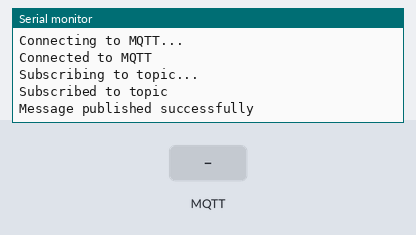
This program was run on a simulated ESP32. Shown: the last lines printed to the serial monitor. Inputs (shaded band) come from the test bench. WiFi joins after 1.5 s; servers stay silent unless stated; random numbers use the default seed unless the program sets one; no MQTT or app messages arrive unless stated.

Above: at 2.7 s.
2.8 s: MQTT message "1" arrives on the first subscribed topic
At 3.9 s:
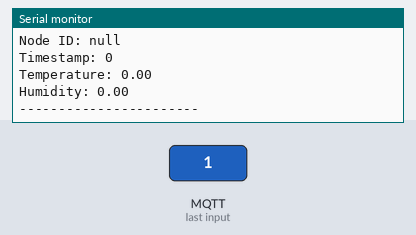
4.3 s: MQTT message "on" arrives on the first subscribed topic
At 4.9 s:
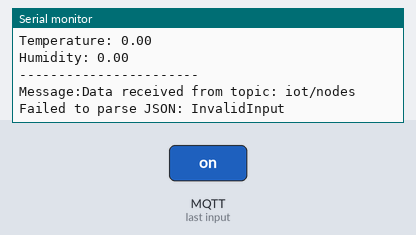

Measured:
- after the input at 2.8 s, the serial monitor: prints a new line at once (image 1)
- after the input at 4.3 s, the serial monitor: prints a new line at once (image 2)

The program:

main.cpp
```cpp
#include <Arduino.h>
#include "WiFi.h"
#include "ArduinoJson.h"
#include "PubSubClient.h"

const char* ssid = "Delga1213";
const char* password = "kike4325";

const char* mqtt_server = "192.168.1.2";
const int mqtt_port = 1883;

const char* data_topic = "iot/nodes";

String clientId = "ESP32Client-002";


WiFiClient wifiClient;
PubSubClient MQTTclient(wifiClient);


void connectToMQTT();
void dataSuscriber();
void callbackMQTT(char* topic, byte* payload, unsigned int length);
void publishData();


void setup() {
  Serial.begin(115200);
  MQTTclient.setServer(mqtt_server, mqtt_port);
  MQTTclient.setCallback(callbackMQTT);
  connectToMQTT();
}

void loop() {
  if (!MQTTclient.connected()) {
    connectToMQTT();
  }
  MQTTclient.loop();


  // Publish data every 5 seconds
  static unsigned long lastPublishTime = 30000;
  if (millis() - lastPublishTime > 10000) {
    publishData();
    lastPublishTime = millis();
  }
}

void connectToMQTT(){
WiFi.begin(ssid, password);
  while (WiFi.status() != WL_CONNECTED) {
    delay(500);
    Serial.print(".");
  }
  Serial.println("WiFi connected");


  while(!MQTTclient.connected()) {
    Serial.println("Connecting to MQTT...");

    // if (MQTTclient.connect(clientId.c_str()))
    String desconexion = clientId + " desconectado abruptamente";
    if(MQTTclient.connect(clientId.c_str(), NULL, NULL, data_topic, 0, true, desconexion.c_str()))
    {
      Serial.println("Connected to MQTT");
      dataSuscriber(); // Subscribe to the topic after connecting
    }
    else {
      Serial.print("Failed with state ");
      Serial.print(MQTTclient.state());
      delay(2000);
    }
  }
}

void dataSuscriber(){
  Serial.println("Subscribing to topic...");
    if(MQTTclient.subscribe(data_topic)){
      Serial.println("Subscribed to topic");
    }
    else{
      Serial.println("Failed to subscribe to topic");
    }
}

void callbackMQTT(char* topic, byte* payload, unsigned int length) {
  // Serial.print("Message arrived in topic: ");
  // Serial.println(topic);
  String message;
  Serial.print("Message:");
  for (int i = 0; i < length; i++) {
    message += (char) payload[i];
  }

  if(String(topic) == data_topic){
    Serial.println("Data received from topic: " + String(topic));

    JsonDocument doc;
    DeserializationError error = deserializeJson(doc, message);
    if (error) {
      Serial.print("Failed to parse JSON: ");
      Serial.println(error.c_str());
      return;
    }


  String id = doc["node"].as<String>();
  long timestamp = doc["timestamp"].as<long>();

  JsonObject data = doc["data"].as<JsonObject>();
  float temperature = data["temperature"].as<float>();
  float humidity = data["humidity"].as<float>();


  if(id != clientId){
    Serial.println("Node ID: " + id);
    Serial.println("Timestamp: " + String(timestamp));
    Serial.println("Temperature: " + String(temperature));
    Serial.println("Humidity: " + String(humidity));
    Serial.println("-----------------------");
  }
  else{
    Serial.println("Received own message, ignoring...");
  }
}
}


void publishData(){

  JsonDocument doc;
  doc["node"] = clientId;
  doc["timestamp"] = millis();

  JsonObject data = doc["data"].to<JsonObject>();
  data["temperature"] = random(20, 30);
  data["humidity"] = random(40, 60);

  String payload;
  serializeJsonPretty(doc, payload);

  if(MQTTclient.publish(data_topic, payload.c_str(), true)){
    Serial.println("Message published successfully");
  }
  else{
    Serial.println("Failed to publish message");
  }

}
```
